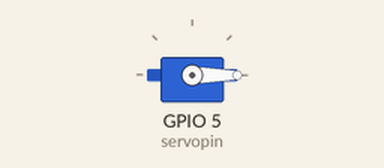
A sketch run on a simulated ESP32. Shown: servo.

Above: at 0.05 s.
At 1.5 s:
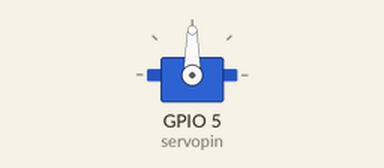
At 3.0 s:
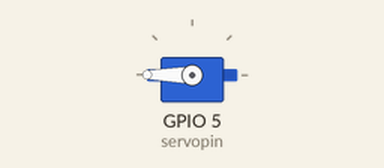
Timing chart, 0 to 6.9 s (numbered marks = the images above):
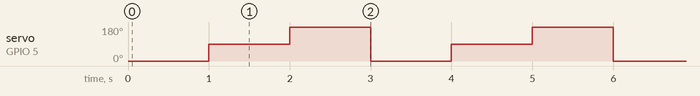

The sketch:

Servo_motor.ino
```cpp
#include<ESP32Servo.h>

Servo myservo;

#define servopin 5 //set pin 5 as servo motor input


void setup() {
  // put your setup code here, to run once:
  myservo.setPeriodHertz(50); //set frequency to 50hz
  myservo.attach(servopin, 500, 2400);

}

void loop() {
  // put your main code here, to run repeatedly:
  myservo.write(0); // move 0 degree
  delay(1000);
  myservo.write(90); // move 90 degree
  delay(1000);
  myservo.write(180); // move 180 degree
  delay(1000);

}
```

Measured:
- by itself, servo on GPIO 5 (servopin): repeats every 3.0 s: 180° 1.0 s, 0° 1.0 s, 90° 1.0 s
